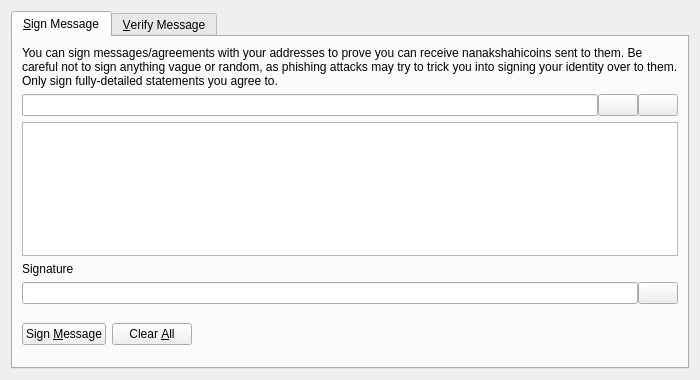
<?xml version="1.0" encoding="UTF-8"?>
<ui version="4.0">
 <class>SignVerifyMessageDialog</class>
 <widget class="QDialog" name="SignVerifyMessageDialog">
  <property name="geometry">
   <rect>
    <x>0</x>
    <y>0</y>
    <width>700</width>
    <height>380</height>
   </rect>
  </property>
  <property name="windowTitle">
   <string>Signatures - Sign / Verify a Message</string>
  </property>
  <property name="modal">
   <bool>true</bool>
  </property>
  <layout class="QVBoxLayout" name="verticalLayout">
   <item>
    <widget class="QTabWidget" name="tabWidget">
     <property name="currentIndex">
      <number>0</number>
     </property>
     <widget class="QWidget" name="tabSignMessage">
      <attribute name="title">
       <string>&amp;Sign Message</string>
      </attribute>
      <layout class="QVBoxLayout" name="verticalLayout_SM">
       <item>
        <widget class="QLabel" name="infoLabel_SM">
         <property name="text">
          <string>You can sign messages/agreements with your addresses to prove you can receive nanakshahicoins sent to them. Be careful not to sign anything vague or random, as phishing attacks may try to trick you into signing your identity over to them. Only sign fully-detailed statements you agree to.</string>
         </property>
         <property name="textFormat">
          <enum>Qt::PlainText</enum>
         </property>
         <property name="wordWrap">
          <bool>true</bool>
         </property>
        </widget>
       </item>
       <item>
        <layout class="QHBoxLayout" name="horizontalLayout_1_SM">
         <property name="spacing">
          <number>0</number>
         </property>
         <item>
          <widget class="QValidatedLineEdit" name="addressIn_SM">
           <property name="toolTip">
            <string>The Nanakshahicoin address to sign the message with</string>
           </property>
          </widget>
         </item>
         <item>
          <widget class="QPushButton" name="addressBookButton_SM">
           <property name="toolTip">
            <string>Choose previously used address</string>
           </property>
           <property name="text">
            <string/>
           </property>
           <property name="icon">
            <iconset resource="../bitcoin.qrc">
             <normaloff>:/icons/address-book</normaloff>:/icons/address-book</iconset>
           </property>
           <property name="shortcut">
            <string>Alt+A</string>
           </property>
           <property name="autoDefault">
            <bool>false</bool>
           </property>
          </widget>
         </item>
         <item>
          <widget class="QPushButton" name="pasteButton_SM">
           <property name="toolTip">
            <string>Paste address from clipboard</string>
           </property>
           <property name="text">
            <string/>
           </property>
           <property name="icon">
            <iconset resource="../bitcoin.qrc">
             <normaloff>:/icons/editpaste</normaloff>:/icons/editpaste</iconset>
           </property>
           <property name="shortcut">
            <string>Alt+P</string>
           </property>
           <property name="autoDefault">
            <bool>false</bool>
           </property>
          </widget>
         </item>
        </layout>
       </item>
       <item>
        <widget class="QPlainTextEdit" name="messageIn_SM">
         <property name="toolTip">
          <string>Enter the message you want to sign here</string>
         </property>
        </widget>
       </item>
       <item>
        <widget class="QLabel" name="signatureLabel_SM">
         <property name="text">
          <string>Signature</string>
         </property>
         <property name="textFormat">
          <enum>Qt::PlainText</enum>
         </property>
        </widget>
       </item>
       <item>
        <layout class="QHBoxLayout" name="horizontalLayout_2_SM">
         <property name="spacing">
          <number>0</number>
         </property>
         <item>
          <widget class="QLineEdit" name="signatureOut_SM">
           <property name="font">
            <font>
             <italic>true</italic>
            </font>
           </property>
           <property name="readOnly">
            <bool>true</bool>
           </property>
          </widget>
         </item>
         <item>
          <widget class="QPushButton" name="copySignatureButton_SM">
           <property name="toolTip">
            <string>Copy the current signature to the system clipboard</string>
           </property>
           <property name="text">
            <string/>
           </property>
           <property name="icon">
            <iconset resource="../bitcoin.qrc">
             <normaloff>:/icons/editcopy</normaloff>:/icons/editcopy</iconset>
           </property>
           <property name="autoDefault">
            <bool>false</bool>
           </property>
          </widget>
         </item>
        </layout>
       </item>
       <item>
        <layout class="QHBoxLayout" name="horizontalLayout_3_SM">
         <item>
          <widget class="QPushButton" name="signMessageButton_SM">
           <property name="toolTip">
            <string>Sign the message to prove you own this Nanakshahicoin address</string>
           </property>
           <property name="text">
            <string>Sign &amp;Message</string>
           </property>
           <property name="icon">
            <iconset resource="../bitcoin.qrc">
             <normaloff>:/icons/edit</normaloff>:/icons/edit</iconset>
           </property>
           <property name="autoDefault">
            <bool>false</bool>
           </property>
          </widget>
         </item>
         <item>
          <widget class="QPushButton" name="clearButton_SM">
           <property name="toolTip">
            <string>Reset all sign message fields</string>
           </property>
           <property name="text">
            <string>Clear &amp;All</string>
           </property>
           <property name="icon">
            <iconset resource="../bitcoin.qrc">
             <normaloff>:/icons/remove</normaloff>:/icons/remove</iconset>
           </property>
           <property name="autoDefault">
            <bool>false</bool>
           </property>
          </widget>
         </item>
         <item>
          <spacer name="horizontalSpacer_1_SM">
           <property name="orientation">
            <enum>Qt::Horizontal</enum>
           </property>
           <property name="sizeHint" stdset="0">
            <size>
             <width>40</width>
             <height>48</height>
            </size>
           </property>
          </spacer>
         </item>
         <item>
          <widget class="QLabel" name="statusLabel_SM">
           <property name="font">
            <font>
             <weight>75</weight>
             <bold>true</bold>
            </font>
           </property>
           <property name="text">
            <string/>
           </property>
           <property name="wordWrap">
            <bool>true</bool>
           </property>
          </widget>
         </item>
         <item>
          <spacer name="horizontalSpacer_2_SM">
           <property name="orientation">
            <enum>Qt::Horizontal</enum>
           </property>
           <property name="sizeHint" stdset="0">
            <size>
             <width>40</width>
             <height>48</height>
            </size>
           </property>
          </spacer>
         </item>
        </layout>
       </item>
      </layout>
     </widget>
     <widget class="QWidget" name="tabVerifyMessage">
      <attribute name="title">
       <string>&amp;Verify Message</string>
      </attribute>
      <layout class="QVBoxLayout" name="verticalLayout_VM">
       <item>
        <widget class="QLabel" name="infoLabel_VM">
         <property name="text">
          <string>Enter the receiver's address, message (ensure you copy line breaks, spaces, tabs, etc. exactly) and signature below to verify the message. Be careful not to read more into the signature than what is in the signed message itself, to avoid being tricked by a man-in-the-middle attack. Note that this only proves the signing party receives with the address, it cannot prove sendership of any transaction!</string>
         </property>
         <property name="textFormat">
          <enum>Qt::PlainText</enum>
         </property>
         <property name="alignment">
          <set>Qt::AlignLeading|Qt::AlignLeft|Qt::AlignTop</set>
         </property>
         <property name="wordWrap">
          <bool>true</bool>
         </property>
        </widget>
       </item>
       <item>
        <layout class="QHBoxLayout" name="horizontalLayout_1_VM">
         <property name="spacing">
          <number>0</number>
         </property>
         <item>
          <widget class="QValidatedLineEdit" name="addressIn_VM">
           <property name="toolTip">
            <string>The Nanakshahicoin address the message was signed with</string>
           </property>
          </widget>
         </item>
         <item>
          <widget class="QPushButton" name="addressBookButton_VM">
           <property name="toolTip">
            <string>Choose previously used address</string>
           </property>
           <property name="text">
            <string/>
           </property>
           <property name="icon">
            <iconset resource="../bitcoin.qrc">
             <normaloff>:/icons/address-book</normaloff>:/icons/address-book</iconset>
           </property>
           <property name="shortcut">
            <string>Alt+A</string>
           </property>
           <property name="autoDefault">
            <bool>false</bool>
           </property>
          </widget>
         </item>
        </layout>
       </item>
       <item>
        <widget class="QPlainTextEdit" name="messageIn_VM"/>
       </item>
       <item>
        <widget class="QValidatedLineEdit" name="signatureIn_VM"/>
       </item>
       <item>
        <layout class="QHBoxLayout" name="horizontalLayout_2_VM">
         <item>
          <widget class="QPushButton" name="verifyMessageButton_VM">
           <property name="toolTip">
            <string>Verify the message to ensure it was signed with the specified Nanakshahicoin address</string>
           </property>
           <property name="text">
            <string>Verify &amp;Message</string>
           </property>
           <property name="icon">
            <iconset resource="../bitcoin.qrc">
             <normaloff>:/icons/transaction_0</normaloff>:/icons/transaction_0</iconset>
           </property>
           <property name="autoDefault">
            <bool>false</bool>
           </property>
          </widget>
         </item>
         <item>
          <widget class="QPushButton" name="clearButton_VM">
           <property name="toolTip">
            <string>Reset all verify message fields</string>
           </property>
           <property name="text">
            <string>Clear &amp;All</string>
           </property>
           <property name="icon">
            <iconset resource="../bitcoin.qrc">
             <normaloff>:/icons/remove</normaloff>:/icons/remove</iconset>
           </property>
           <property name="autoDefault">
            <bool>false</bool>
           </property>
          </widget>
         </item>
         <item>
          <spacer name="horizontalSpacer_1_VM">
           <property name="orientation">
            <enum>Qt::Horizontal</enum>
           </property>
           <property name="sizeHint" stdset="0">
            <size>
             <width>40</width>
             <height>48</height>
            </size>
           </property>
          </spacer>
         </item>
         <item>
          <widget class="QLabel" name="statusLabel_VM">
           <property name="font">
            <font>
             <weight>75</weight>
             <bold>true</bold>
            </font>
           </property>
           <property name="text">
            <string/>
           </property>
           <property name="wordWrap">
            <bool>true</bool>
           </property>
          </widget>
         </item>
         <item>
          <spacer name="horizontalSpacer_2_VM">
           <property name="orientation">
            <enum>Qt::Horizontal</enum>
           </property>
           <property name="sizeHint" stdset="0">
            <size>
             <width>40</width>
             <height>48</height>
            </size>
           </property>
          </spacer>
         </item>
        </layout>
       </item>
      </layout>
     </widget>
    </widget>
   </item>
  </layout>
 </widget>
 <customwidgets>
  <customwidget>
   <class>QValidatedLineEdit</class>
   <extends>QLineEdit</extends>
   <header>qvalidatedlineedit.h</header>
  </customwidget>
 </customwidgets>
 <resources>
  <include location="../bitcoin.qrc"/>
 </resources>
 <connections/>
</ui>
